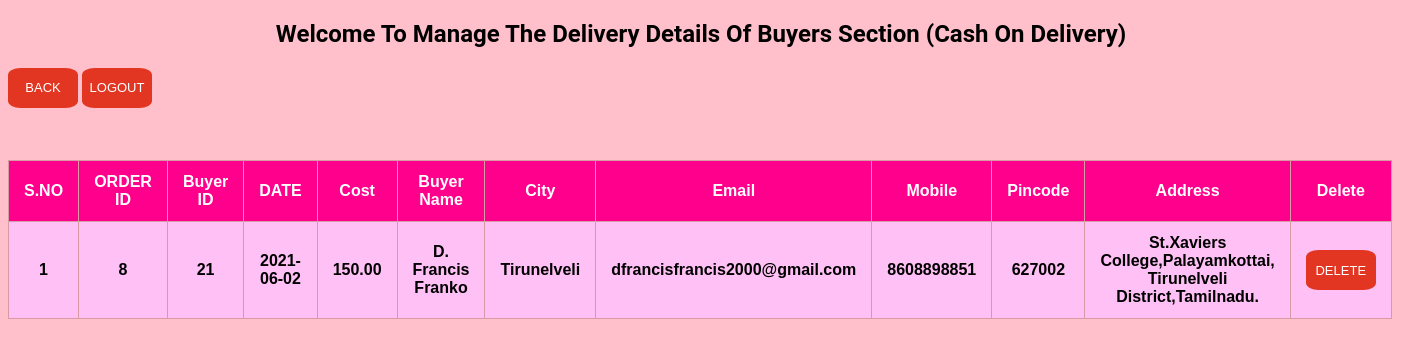
Page /Admin/btransaction_view.php on the committed database.
### tables this page shows
CREATE TABLE `btransaction` (
  `tid` int(10) NOT NULL,
  `bid` int(10) NOT NULL,
  `dod` date NOT NULL,
  `cost` text NOT NULL,
  `name` varchar(255) NOT NULL,
  `city` varchar(255) NOT NULL,
  `mobile` varchar(255) NOT NULL,
  `email` varchar(255) NOT NULL,
  `pincode` varchar(255) NOT NULL,
  `addr` varchar(255) NOT NULL
);

### Admin/btransaction_view.php (the view, shortened to what this page needs)
<!DOCTYPE html>
<html>
<head>
</head>
<body>
<h2> Welcome To Manage The Delivery Details Of Buyers Section (Cash On Delivery)</h2>
<a href="panel.php"><button class="btn2">Back</button></a>
<a href="logout.php"><button class="btn2">Logout</button></a>
<div class="form">
<table>
<thead>
<tr>
<th><strong>S.NO</strong></th>
<th><strong>ORDER ID</strong></th>
<th><strong>Buyer ID</strong></th>
<th><strong>DATE</strong></th>
<th><strong>Cost</strong></th>
<th><strong>Buyer Name</strong></th>
<th><strong>City</strong></th>
<th><strong>Email</strong></th>
<th><strong>Mobile</strong></th>
<th><strong>Pincode</strong></th>
<th><strong>Address</strong></th>
<th><strong>Delete</strong></th>
</tr>
</thead>
<tbody>
<?php
$con = mysqli_connect('localhost','root','');
mysqli_select_db($con, 'agroculture');
$count=1;
$sel_query="Select * from btransaction ";
$result= mysqli_query($con, $sel_query);
while($row=mysqli_fetch_assoc($result)){ ?>
<tr>
<td data-label="S.NO" align="center"><?php echo $count; ?> </td>
<td data-label="ORDER ID" align="center"><?php echo $row["tid"]; ?> </td>
<td data-label="Buyer ID" align="center"><?php echo $row["bid"]; ?> </td>
<td data-label="DATE" align="center"><?php echo $row["dod"]; ?> </td>
<td data-label="Cost" align="center"><?php echo $row["cost"]; ?> </td>
<td data-label="Buyer Name" align="center"><?php echo $row["name"]; ?> </td>
<td data-label="City" align="center"><?php echo $row["city"]; ?> </td>
<td data-label="Email" align="center"><?php echo $row["email"]; ?> </td>
<td data-label="Mobile" align="center"><?php echo $row["mobile"]; ?> </td>
<td data-label="Pincode" align="center"><?php echo $row["pincode"]; ?> </td>
<td data-label="Address" align="center"><?php echo $row["addr"]; ?> </td>
<td data-label="Delete" align="center"><a href="btdelete.php?tid=<?php echo $row['tid']; ?> "><button class="btn2">Delete</button></a></td>
</tr>
<?php $count++; } ?>
</tbody>
</table>
</div>
</body>
</html>

### Admin/btransaction_view.php (style rules this page uses)
* { box-sizing:border-box; }
body { background-color:pink; }
table { position:relative; top:20%; width:90%; border-collapse:collapse; background-color: rgb(255, 192, 245); }
table td,table th { padding:12px 15px; border:1px solid rgb(216, 155, 165); text-align:center; font-size:16px; }
table th { background-color:rgb(255, 0, 140); color:#FFFFFF; }
.form { position:absolute; top:20%; width:1300px; font-family:sans-serif; font-weight:bold; font-size:36px; }
a { text-decoration:none; }
.btn2 { font:"Roboto",sans-serif; text-transform:uppercase; height:40px; width:70px; cursor:pointer; padding:6.5px; background-color:#E23623; border:0; font-size:13px; text-decoration:none; border-radius:18%; text-align:center; overflow:hidden; color:#FFFFFF; }
h2 { text-align:center; font-family:"Roboto",sans-serif; }

### rows in the picture
btransaction: tid "8", bid "21", dod "2021-06-02", cost "150.00", name "D. Francis Franko", city "Tirunelveli", email "dfrancisfrancis2000@gmail.com", mobile "8608898851", pincode "627002", addr "St.Xaviers College,Palayamkottai, Tirunelveli District,Tamilnadu."
